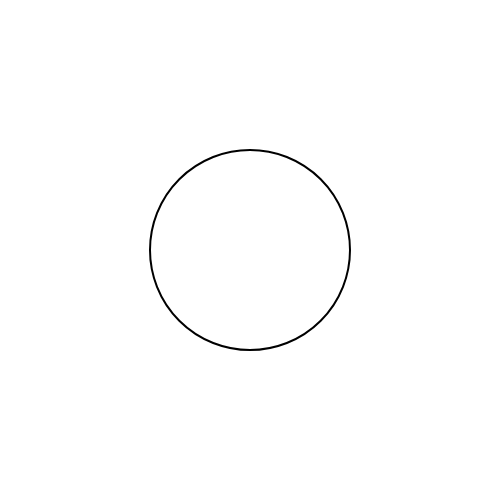
Frame 1 (no input)
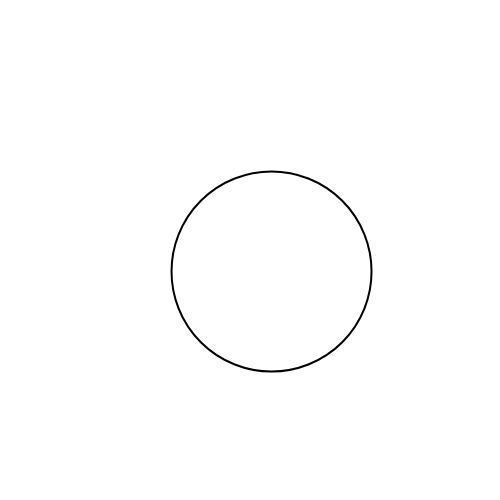
Frame 60 (no input)
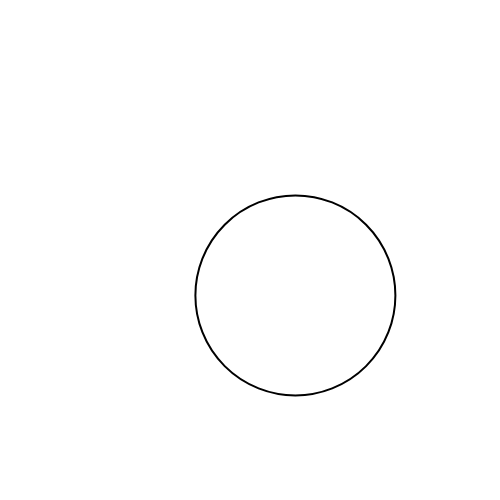
Frame 120 (the mouse pressed at the canvas centre since frame 60)

The p5.js sketch that drew these frames (run headless with seeded random() and noise() and a simulated clock; from frame 60 on, the mouse is pressed at the canvas centre):

// p5.js sketch
// ── sketch.js

function Ball(x, y, r, mass) {
  this.position = new p5.Vector(x, y);
  this.velocity = new p5.Vector(0, 0);
  this.acceleration = new p5.Vector(0, 0);
  this.center = new p5.Vector(x, y);
  
  this.velocity.mult(3);
  this.r = r;
  this.m = mass;
  
  this.update = function() {
    this.velocity.add(this.acceleration);
    this.position.add(this.velocity);
  }
  
  this.display = function() {
    stroke(0);
    strokeWeight(2);
    line(this.center.x, this.center.y, this.position.x, this.position.y);
    ellipse(this.position.x, this.position.y, this.r*2, this.r*2);
  }
  
  this.applyForce = function(force) {
    this.force = new p5.Vector.div(force, this.m);
    this.acceleration.add(force);
  }
}

var ball;
var wind;

function setup() {
  createCanvas(500, 500);
  var position = new p5.Vector(width/2, height/2);
  ball = new Ball(width/2, height/2, 100, 0.0002);
}

function touchStarted(){
  console.log("Hello");
  return false;
}

function mouseIsPressed(){
  return false;
}

function draw() {
  background(255);
  
  if (random(1) < .2){
    wind = new p5.Vector(0.4, 0.4);
  } else {
    wind = new p5.Vector(0, 0);
  }
  
  if (mouseIsPressed){
    wind = new p5.Vector(0.2, 0.2);
  }
  
  // Creating the friction force
  var c = 0.05;
  var friction = ball.velocity;
  //console.log(friction);
  friction.mult(-1);
  friction.normalize();
  friction.mult(c);
  
  // Get center force point
  var center = new p5.Vector.sub(ball.center, ball.position);
  center.mult(0.005);
  
  //ball.centerForce();
  ball.applyForce(center);
  ball.applyForce(wind);
  ball.applyForce(friction);
  ball.update();
  ball.display();
  
  
  
  //console.log(location);
}
